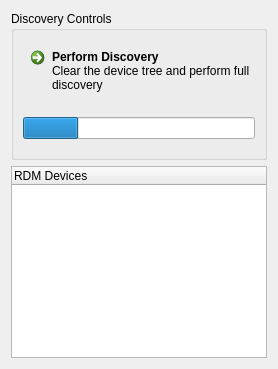
          <widget class="QWidget" name="layoutWidget">
           <layout class="QVBoxLayout" name="verticalLayout_13">
            <item>
             <widget class="QGroupBox" name="gbDiscControl">
              <property name="sizePolicy">
               <sizepolicy hsizetype="Preferred" vsizetype="Minimum">
                <horstretch>0</horstretch>
                <verstretch>0</verstretch>
               </sizepolicy>
              </property>
              <property name="title">
               <string>Discovery Controls</string>
              </property>
              <layout class="QVBoxLayout" name="verticalLayout_10">
               <item>
                <widget class="QCommandLinkButton" name="clbDiscoverRdm">
                 <property name="sizePolicy">
                  <sizepolicy hsizetype="Preferred" vsizetype="Minimum">
                   <horstretch>0</horstretch>
                   <verstretch>0</verstretch>
                  </sizepolicy>
                 </property>
                 <property name="text">
                  <string>Perform Discovery</string>
                 </property>
                 <property name="description">
                  <string>Clear the device tree and perform full discovery</string>
                 </property>
                </widget>
               </item>
               <item>
                <layout class="QHBoxLayout" name="horizontalLayout_5">
                 <property name="spacing">
                  <number>0</number>
                 </property>
                 <item>
                  <spacer name="verticalSpacer_4">
                   <property name="orientation">
                    <enum>Qt::Vertical</enum>
                   </property>
                   <property name="sizeType">
                    <enum>QSizePolicy::Fixed</enum>
                   </property>
                   <property name="sizeHint" stdset="0">
                    <size>
                     <width>0</width>
                     <height>40</height>
                    </size>
                   </property>
                  </spacer>
                 </item>
                 <item>
                  <widget class="QProgressBar" name="rdmProgressBar">
                   <property name="value">
                    <number>24</number>
                   </property>
                   <property name="textVisible">
                    <bool>false</bool>
                   </property>
                  </widget>
                 </item>
                </layout>
               </item>
              </layout>
             </widget>
            </item>
            <item>
             <widget class="QTreeWidget" name="twRdmDevices">
              <property name="sizePolicy">
               <sizepolicy hsizetype="Expanding" vsizetype="Expanding">
                <horstretch>0</horstretch>
                <verstretch>0</verstretch>
               </sizepolicy>
              </property>
              <property name="minimumSize">
               <size>
                <width>100</width>
                <height>0</height>
               </size>
              </property>
              <property name="maximumSize">
               <size>
                <width>16777215</width>
                <height>16777215</height>
               </size>
              </property>
              <column>
               <property name="text">
                <string>RDM Devices</string>
               </property>
              </column>
             </widget>
            </item>
           </layout>
          </widget>
